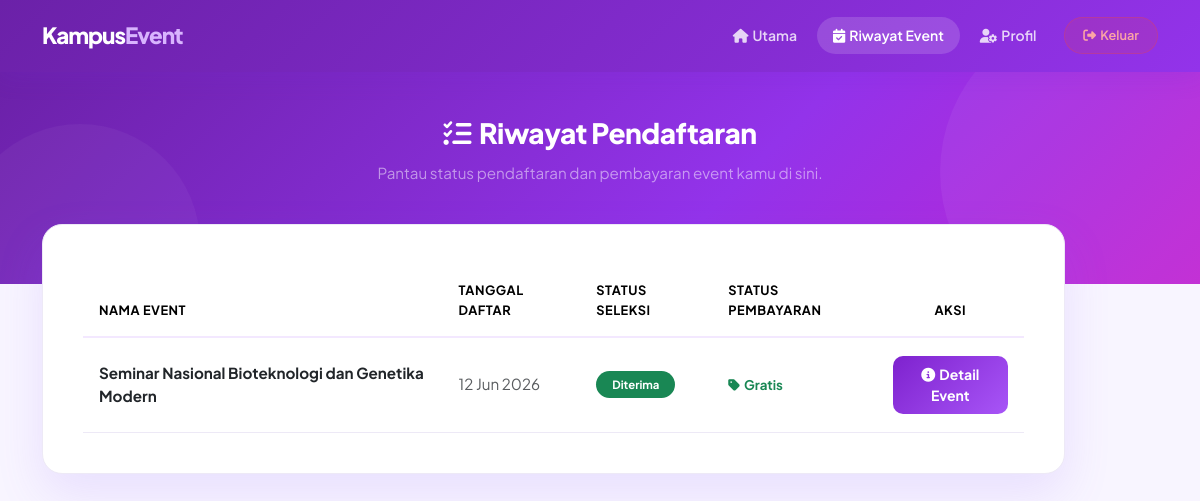
The page /mahasiswa/event_saya.php (signed in) on the database its author committed.
### tables this page shows
CREATE TABLE `pendaftaran` (
  `id_pendaftaran` int(11) NOT NULL,
  `id_event` int(11) NOT NULL,
  `nim` varchar(20) NOT NULL,
  `tanggal_daftar` timestamp NOT NULL DEFAULT current_timestamp(),
  `status` enum('Menunggu','Diterima','Ditolak') DEFAULT 'Menunggu'
);

CREATE TABLE `event` (
  `id_event` int(11) NOT NULL,
  `id_hmj` int(11) NOT NULL,
  `id_prodi` int(11) DEFAULT NULL,
  `nama_event` varchar(200) NOT NULL,
  `kategori` enum('Lomba','Seminar','Open Recruitment','Workshop','Lainnya') DEFAULT 'Lainnya',
  `deskripsi` text DEFAULT NULL,
  `lokasi` varchar(200) DEFAULT NULL,
  `tanggal_event` date NOT NULL,
  `kuota` int(11) NOT NULL,
  `biaya` decimal(10,2) DEFAULT 0.00,
  `poster` varchar(255) DEFAULT NULL,
  `link_grup` varchar(255) DEFAULT NULL,
  `informasi_peserta` text DEFAULT NULL,
  `status` enum('Process','Disetujui','Ditolak') DEFAULT 'Process'
);

### mahasiswa/event_saya.php (the view, shortened to what this page needs)
<?php
include "../config/koneksi.php";
$query = mysqli_query($conn, "
    SELECT
        pendaftaran.id_pendaftaran,
        pendaftaran.status AS status_pendaftaran,
        pendaftaran.tanggal_daftar,
        event.nama_event,
        event.biaya,
        event.link_grup,
        event.informasi_peserta,
        pembayaran.status AS status_pembayaran,
        pembayaran.bukti_bayar
    FROM pendaftaran
    JOIN mahasiswa ON pendaftaran.nim = mahasiswa.nim
    JOIN event ON pendaftaran.id_event = event.id_event
    LEFT JOIN (
        SELECT * FROM pembayaran
        WHERE id_pembayaran IN (
            SELECT MAX(id_pembayaran) FROM pembayaran GROUP BY id_pendaftaran
        )
    ) pembayaran ON pendaftaran.id_pendaftaran = pembayaran.id_pendaftaran
    WHERE mahasiswa.id_user = '" . $_SESSION['id_user'] . "'
    ORDER BY pendaftaran.tanggal_daftar DESC
");
?>
<!DOCTYPE html>
<html lang="id">
<head>
    <link href="https://cdn.jsdelivr.net/npm/bootstrap@5.3.3/dist/css/bootstrap.min.css" rel="stylesheet">
    <link rel="stylesheet" href="https://cdnjs.cloudflare.com/ajax/libs/font-awesome/6.4.0/css/all.min.css">
</head>
<body>
<nav class="navbar navbar-expand-lg navbar-dark navbar-custom sticky-top">
    <div class="container">
        <a class="navbar-brand navbar-brand-logo" href="dashboard.php">
            Kampus<span>Event</span>
        </a>
        <div class="collapse navbar-collapse" id="navbarNav">
            <ul class="navbar-nav ms-auto align-items-center gap-1 mt-3 mt-lg-0">
                <li class="nav-item">
                    <a class="nav-link nav-pill" href="dashboard.php">
                        <i class="fa-solid fa-house me-1"></i>Utama
                    </a>
                </li>
                <li class="nav-item">
                    <a class="nav-link nav-pill active" href="event_saya.php">
                        <i class="fa-solid fa-calendar-check me-1"></i>Riwayat Event
                    </a>
                </li>
                <li class="nav-item">
                    <a class="nav-link nav-pill" href="profil.php">
                        <i class="fa-solid fa-user-gear me-1"></i>Profil
                    </a>
                </li>
                <li class="nav-item ms-2">
                    <a class="btn-logout" href="../logout.php">
                        <i class="fa-solid fa-right-from-bracket me-1"></i>Keluar
                    </a>
                </li>
            </ul>
        </div>
    </div>
</nav>
<section class="hero-section text-center">
    <div class="container">
        <div class="hero-greeting">
            <i class="fa-solid fa-list-check me-2"></i>Riwayat Pendaftaran
        </div>
        <div class="text-white-50 mt-2" style="font-size: 0.95rem;">
            Pantau status pendaftaran dan pembayaran event kamu di sini.
        </div>
    </div>
</section>
<div class="container mb-5">
        <div class="col-lg-11">
            <div class="page-card">
                <div class="table-responsive">
                    <table class="table table-hover align-middle mb-0">
                        <thead>
                            <tr>
                                <th>Nama Event</th>
                                <th>Tanggal Daftar</th>
                                <th>Status Seleksi</th>
                                <th>Status Pembayaran</th>
                                <th class="text-center">Aksi</th>
                            </tr>
                        </thead>
                        <tbody>
                        <?php
                        $rows = [];
                        while ($data = mysqli_fetch_assoc($query)) {
                            $rows[] = $data;
                        }
                        if (empty($rows)): ?>
                        <tr>
                            <td colspan="5" class="text-center py-5 text-muted">
                                <div class="d-flex flex-column align-items-center justify-content-center">
                                    <div class="rounded-circle d-flex align-items-center justify-content-center mb-3" style="width: 80px; height: 80px; background: var(--purple-100); color: var(--purple-500);">
                                        <i class="fa-regular fa-folder-open fa-2x"></i>
                                    </div>
                                    <span class="fw-semibold">Kamu belum mendaftar ke event manapun.</span>
                                </div>
                            </td>
                        </tr>
                        <?php else: ?>
                        <?php foreach ($rows as $data):
                            $biaya         = (float) $data['biaya'];
                            $status_daftar = $data['status_pendaftaran'];
                            $status_bayar  = $data['status_pembayaran'];
                            $bisa_detail = $status_daftar === 'Diterima' &&
                                           ($biaya == 0 || $status_bayar === 'Valid');
                        ?>
                        <tr>
                            <td class="fw-bold text-dark" style="min-width: 200px;">
                                <?= htmlspecialchars($data['nama_event']); ?>
                            </td>
                            <td class="text-muted">
                                <?= date('d M Y', strtotime($data['tanggal_daftar'])); ?>
                            </td>
                            <td>
                                <?php
                                $badge_seleksi = 'bg-secondary';
                                if ($status_daftar == 'Diterima') $badge_seleksi = 'bg-success';
                                elseif ($status_daftar == 'Ditolak') $badge_seleksi = 'bg-danger';
                                ?>
                                <span class="badge <?= $badge_seleksi; ?> rounded-pill px-3 py-2">
                                    <?= htmlspecialchars($status_daftar); ?>
                                </span>
                            </td>
                            <td>
                                <?php if ($biaya == 0): ?>
                                    <span class="text-success fw-bold small">
                                        <i class="fa-solid fa-tag me-1"></i>Gratis
                                    </span>
                                <?php elseif (empty($status_bayar)): ?>
                                    <span class="text-warning fw-bold small">
                                        <i class="fa-solid fa-clock me-1"></i>Belum Upload
                                    </span>
                                <?php endif; ?>
                            </td>
                            <td class="text-center">
                                <div class="d-flex gap-2 justify-content-center flex-wrap">
                                    <?php if ($bisa_detail): ?>
                                        <a href="informasi_event.php?id=<?= $data['id_pendaftaran']; ?>"
                                           class="btn btn-sm btn-purple px-3 py-2">
                                            <i class="fa-solid fa-circle-info me-1"></i>Detail Event
                                        </a>
                                    <?php else: ?>
                                        <span class="text-muted small fst-italic">
                                            <i class="fa-solid fa-hourglass-half me-1"></i>Menunggu...
                                        </span>
                                    <?php endif; ?>
                                </div>
                            </td>
                        </tr>
                        <?php endforeach; ?>
                        <?php endif; ?>
                        </tbody>
                    </table>
                </div>
            </div>
        </div>
    </div>
</body>
</html>

### mahasiswa/event_saya.php (style rules this page uses)
:root { --purple-50: #faf5ff; --purple-100: #f3e8ff; --purple-200: #e9d5ff; --purple-500: #a855f7; --purple-600: #9333ea; --purple-700: #7e22ce; --purple-800: #6b21a8; --purple-900: #581c87; --soft-bg: #f8f5ff; --card-bg: #ffffff; --text-dark: #1a1a2e; --text-muted: #64748b; --border: #ede9f6; --radius-lg: 20px; --radius-md: 14px; --radius-sm: 10px; --shadow-sm: 0 2px 8px rgba(139,92,246,0.06); --shadow-md: 0 8px 24px rgba(139,92,246,0.10); --shadow-lg: 0 20px 48px rgba(139,92,246,0.14); }
* { box-sizing: border-box; }
body { font-family: 'Plus Jakarta Sans', sans-serif; background-color: var(--soft-bg); min-height: 100vh; color: var(--text-dark); }
.navbar-custom { background: linear-gradient(135deg, var(--purple-800) 0%, var(--purple-600) 100%); box-shadow: 0 4px 24px rgba(109,40,217,0.18); padding: 14px 0; }
.navbar-brand-logo { font-size: 1.4rem; font-weight: 900; letter-spacing: -1px; color: #fff; text-decoration: none; }
.navbar-brand-logo span { color: #d8b4fe; }
.nav-pill { font-weight: 600; font-size: 0.875rem; color: rgba(255,255,255,0.8) !important; padding: 8px 16px !important; border-radius: 50px !important; transition: all 0.2s; }
.nav-pill:hover, .nav-pill.active { color: #fff !important; background: rgba(255,255,255,0.15) !important; }
.btn-logout { background: rgba(239,68,68,0.15); border: 1px solid rgba(239,68,68,0.3); color: #fca5a5; font-weight: 600; font-size: 0.8rem; padding: 8px 18px; border-radius: 50px; transition: all 0.2s; text-decoration: none; display: inline-block; }
.hero-section { background: linear-gradient(135deg, var(--purple-800) 0%, var(--purple-600) 60%, #c026d3 100%); padding: 40px 0 100px; position: relative; overflow: hidden; }
.hero-section::before { content: ''; position: absolute; top: -60px; right: -60px; width: 320px; height: 320px; background: rgba(255,255,255,0.05); border-radius: 50%; }
.hero-section::after { content: ''; position: absolute; bottom: -80px; left: -40px; width: 240px; height: 240px; background: rgba(255,255,255,0.04); border-radius: 50%; }
.hero-greeting { font-size: 1.75rem; font-weight: 800; color: #fff; letter-spacing: -0.5px; }
.page-card { background: var(--card-bg); border-radius: var(--radius-lg); border: 1px solid var(--border); box-shadow: var(--shadow-lg); padding: 40px; margin-top: -60px; position: relative; z-index: 10; }
.btn-purple { background: linear-gradient(135deg, var(--purple-700), var(--purple-500)); color: white; border: none; font-weight: 700; border-radius: var(--radius-sm); padding: 8px 16px; transition: opacity 0.2s, transform 0.1s; }
thead { background-color: var(--purple-50); border-bottom: 2px solid var(--purple-100); }
thead th { color: var(--purple-800); font-weight: 700; text-transform: uppercase; font-size: 0.80rem; padding: 16px !important; letter-spacing: 0.5px; }
tbody td { vertical-align: middle; padding: 18px 16px !important; font-size: 0.95rem; border-bottom: 1px solid var(--border); }

### rows shown on the page
pendaftaran: id_event.nama_event "Seminar Nasional Bioteknologi dan Genetika Modern", tanggal_daftar "12 Jun 2026", status "Diterima"
